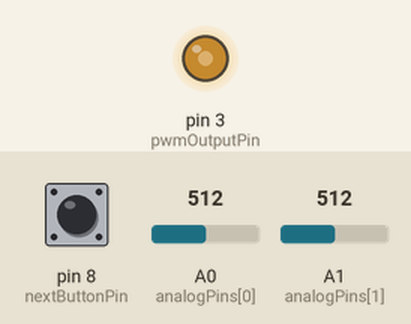
Recording of a sketch running on a simulated Arduino Nano, built with avr-gcc and run on an emulated ATmega328P. Shown: output pins drawn as LEDs (lit = HIGH). Inputs (shaded band) come from the test bench; at power-on: A0 (analogPins[0]) = 512, pin 8 (nextButtonPin) HIGH, A1 (analogPins[1]) = 512. What the sketch prints to the serial monitor is not drawn.

Above: at 1.2 s.
1.3 s: A0 (analogPins[0]) set to 716
At 2.1 s:
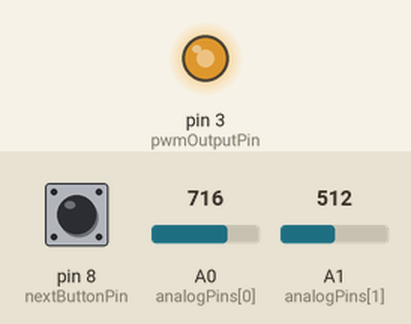
2.8 s: A0 (analogPins[0]) set to 900
At 3.4 s:
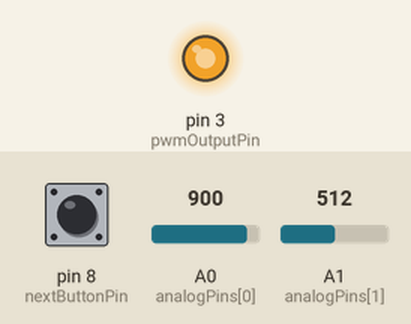
4.3 s: A0 (analogPins[0]) set to 122
At 4.6 s:
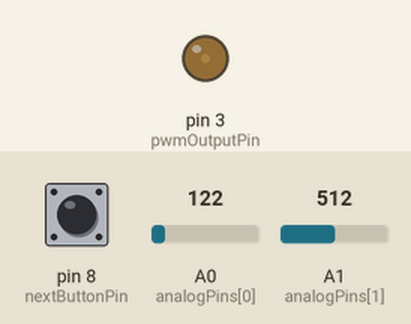
5.8 s: A0 (analogPins[0]) set to 0
At 7.0 s:
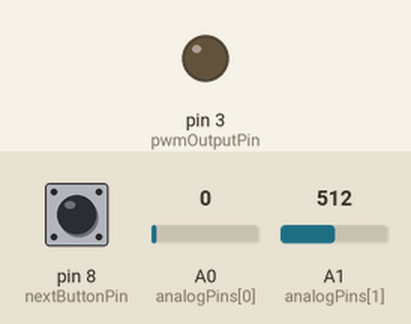
7.3 s: pin 8 (nextButtonPin) pulled LOW for 0.15 s
At 8.3 s:
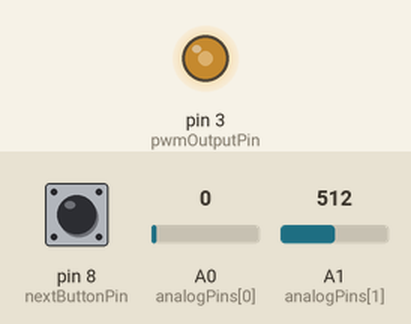
Timing chart, 0 to 9.9 s (numbered marks = the images above; inputs shaded):
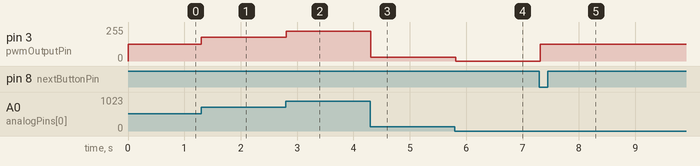

The sketch:

nano_analog_input_pwm_test.ino
```cpp
// === CONFIGURATION ===
const int analogPins[] = {A0, A1, A2, A3, A4, A5, A6, A7};
const int totalAnalogPins = sizeof(analogPins) / sizeof(analogPins[0]);

const int pwmOutputPin = 3;       // LED + resistor
const int nextButtonPin = 8;      // Button to cycle analog input

// === STATE TRACKING ===
int currentAnalogIndex = 0;
bool buttonPrev = HIGH;

void setup() {
  Serial.begin(9600);
  pinMode(pwmOutputPin, OUTPUT);
  pinMode(nextButtonPin, INPUT_PULLUP);

  Serial.println("=== Analog Input Test ===");
  Serial.print("Starting with input ");
  Serial.println(getAnalogLabel(analogPins[currentAnalogIndex]));
}

void loop() {
  // === Button handling ===
  bool buttonNow = digitalRead(nextButtonPin);
  if (buttonPrev == HIGH && buttonNow == LOW) {
    currentAnalogIndex++;
    if (currentAnalogIndex >= totalAnalogPins) {
      currentAnalogIndex = 0;
      Serial.println("🔁 Restarting analog input cycle.");
    }
    Serial.print("➡️ Switched to input ");
    Serial.println(getAnalogLabel(analogPins[currentAnalogIndex]));
  }
  buttonPrev = buttonNow;

  // === Read analog input and drive PWM ===
  int raw = analogRead(analogPins[currentAnalogIndex]);
  int pwmValue = map(raw, 0, 1023, 0, 255);
  analogWrite(pwmOutputPin, pwmValue);

  delay(100);
}

// === Helper: Convert analog pin to label ===
String getAnalogLabel(int pin) {
  return "A" + String(pin - A0);
}
```

Measured:
- after the input at 1.3 s, pin 3 (pwmOutputPin): 127/255 → 178/255 at once
- after the input at 2.8 s, pin 3 (pwmOutputPin): 178/255 → 224/255 at once
- after the input at 4.3 s, pin 3 (pwmOutputPin): 224/255 → 30/255 at once
- after the input at 5.8 s, pin 3 (pwmOutputPin): 30/255 → 0/255 at once
- after the input at 7.3 s, pin 3 (pwmOutputPin): 0/255 → 127/255 at once
